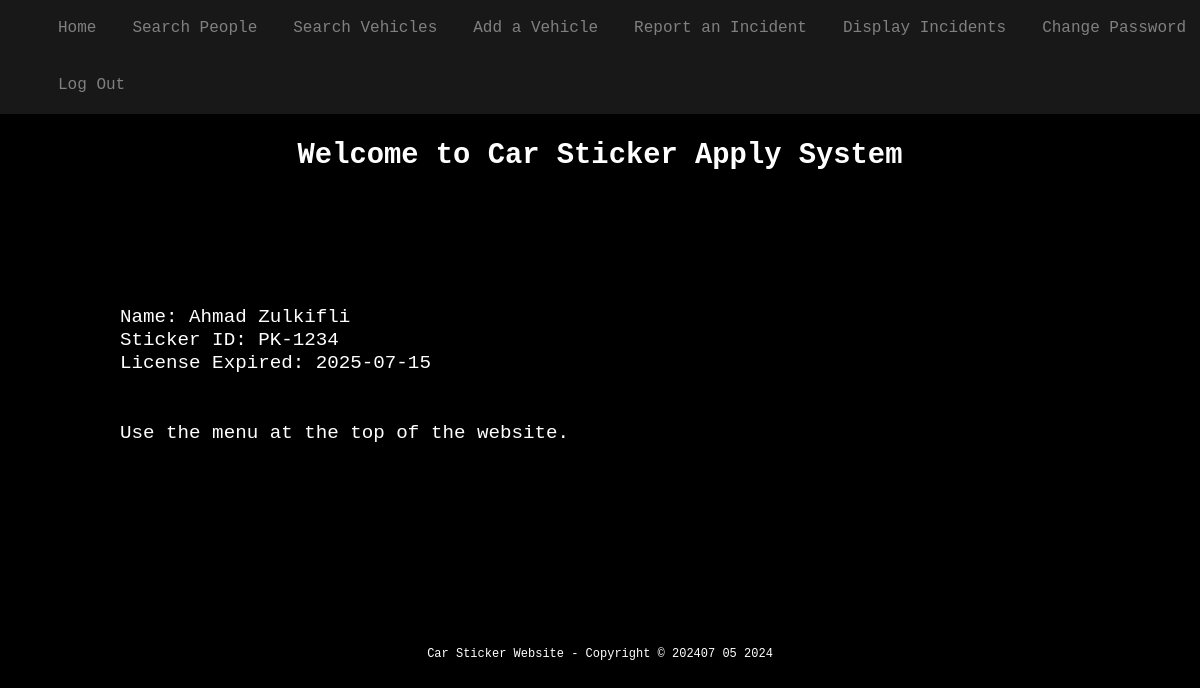
Screenshot of /index.php (signed in) with the database file from the repository.
### tables this page shows
CREATE TABLE student(
	matric_id int(11) NOT NULL,
    password varchar(255) NOT NULL,
    name varchar(50) NOT NULL,
    sticker_id varchar(10) NOT NULL,
    license_expired DATE
 
    
);

### index.php (the view, shortened to what this page needs)
<?php
include_once('header.php');
?>
<section class="main-content">
    <h2>Welcome to Car Sticker Apply System</h2>
    <br>
    <p>
<?php
$servername = "localhost";
$username = "root";
$password = "";
$dbname = "stickerdb";
$conn = new mysqli($servername, $username, $password, $dbname);
if (!empty($_SESSION['student'])) {
    $matric_id = $_SESSION['student'];
    $stmt = $conn->prepare("SELECT name, sticker_id, license_expired FROM student WHERE matric_id = ?");
    $stmt->bind_param("i", $matric_id);
    $stmt->execute();
    $result = $stmt->get_result();
    if ($result->num_rows > 0) {
        $student = $result->fetch_assoc();
        echo "<br><br>";
        echo "Name: " . htmlspecialchars($student['name']) . "<br>";
        echo "Sticker ID: " . htmlspecialchars($student['sticker_id']) . "<br>";
        echo "License Expired: " . htmlspecialchars($student['license_expired']) . "<br>";
    } else {
        echo "No details found for this student.";
    }
} else {
    echo "Please log in as a Student or an Administrator.";
}
?>
    <br><br>
    Use the menu at the top of the website.
    </p>
</section>
<?php
echo "<br><br><br>";
include_once('footer.php');
?>

### style.css (style rules this page uses)
body { margin:0; background-color: black; color: white; font-family: "Lucida Console", Monaco, monospace; line-height: 1.45em; }
.main-content { margin-top: 12%; margin-bottom: 4%; margin-left: 10%; margin-right: 10%; text-align: left; font-size: 1.20em; }
.main-content h2 { margin-bottom: 50px; text-align: center; }

### rows the page displays
student: name "Ahmad Zulkifli", sticker "PK-1234", license_expired "2025-07-15"
